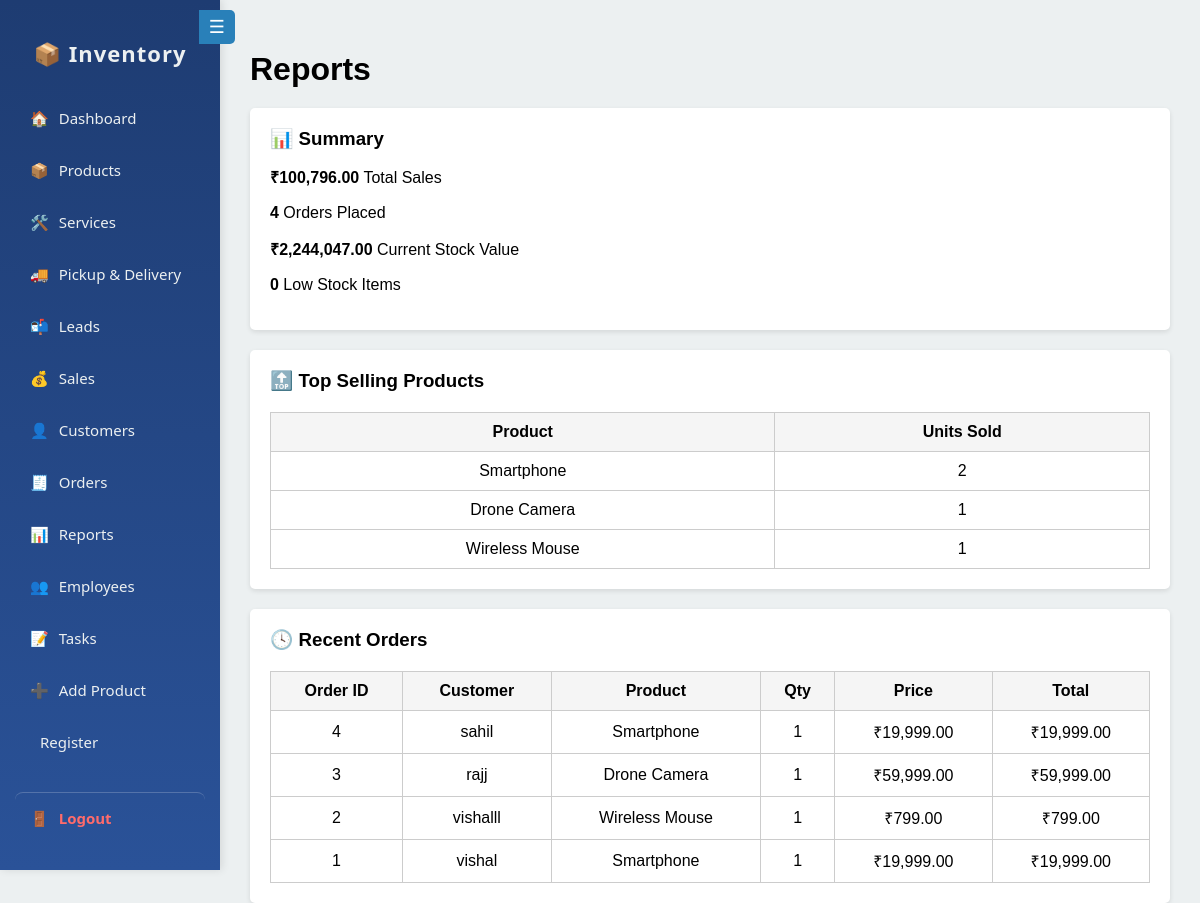
Screenshot of /reports.php (signed in) with the database file from the repository.
### tables this page shows
CREATE TABLE `customer_orders` (
  `id` int(11) NOT NULL,
  `customer_name` varchar(100) DEFAULT NULL,
  `email` varchar(100) DEFAULT NULL,
  `phone` varchar(20) DEFAULT NULL,
  `product_id` int(11) DEFAULT NULL,
  `quantity` int(11) DEFAULT NULL,
  `order_date` timestamp NOT NULL DEFAULT current_timestamp()
);

CREATE TABLE `products` (
  `id` int(11) NOT NULL,
  `name` varchar(100) DEFAULT NULL,
  `stock` int(11) DEFAULT NULL,
  `image_url` varchar(255) DEFAULT NULL,
  `price` decimal(10,2) DEFAULT NULL,
  `category` varchar(100) DEFAULT NULL
);

### reports.php (the view, shortened to what this page needs)
<?php
include 'components/connections.php';
$totalSales = $conn->query("
    SELECT SUM(co.quantity * p.price) AS total_sales
    FROM customer_orders co
    JOIN products p ON co.product_id = p.id
")->fetch_assoc()['total_sales'] ?? 0;
$totalOrders = $conn->query("SELECT COUNT(*) AS total_orders FROM customer_orders")
                    ->fetch_assoc()['total_orders'] ?? 0;
$stockValue = $conn->query("SELECT SUM(stock * price) AS stock_value FROM products")
                    ->fetch_assoc()['stock_value'] ?? 0;
$lowStockCount = $conn->query("SELECT COUNT(*) AS low_stock FROM products WHERE stock < 5")
                      ->fetch_assoc()['low_stock'] ?? 0;
$topSelling = $conn->query("
    SELECT p.name, SUM(co.quantity) AS total_sold
    FROM customer_orders co
    JOIN products p ON co.product_id = p.id
    GROUP BY co.product_id
    ORDER BY total_sold DESC
    LIMIT 5
");
$recentOrders = $conn->query("
    SELECT co.id, co.customer_name, p.name AS product_name, co.quantity, p.price,
           (co.quantity * p.price) AS total
    FROM customer_orders co
    JOIN products p ON co.product_id = p.id
    ORDER BY co.id DESC
    LIMIT 5
");
?>
<!DOCTYPE html>
<html>
<head>
    <link rel="stylesheet" href="style.css">
</head>
<body>
<div class="container">
<?php include 'sidebar.php'; ?>
    <div class="main">
        <h1>Reports</h1>
        <div class="card">
            <h3>📊 Summary</h3>
            <p><strong>₹<?= number_format($totalSales, 2) ?></strong> Total Sales</p>
            <p><strong><?= $totalOrders ?></strong> Orders Placed</p>
            <p><strong>₹<?= number_format($stockValue, 2) ?></strong> Current Stock Value</p>
            <p><strong><?= $lowStockCount ?></strong> Low Stock Items</p>
        </div>
        <div class="card">
            <h3>🔝 Top Selling Products</h3>
            <table>
                <tr><th>Product</th><th>Units Sold</th></tr>
                <?php while ($row = $topSelling->fetch_assoc()): ?>
                    <tr>
                        <td><?= htmlspecialchars($row['name']) ?></td>
                        <td><?= $row['total_sold'] ?></td>
                    </tr>
                <?php endwhile; ?>
            </table>
        </div>
        <div class="card">
            <h3>🕓 Recent Orders</h3>
            <table>
                <tr>
                    <th>Order ID</th>
                    <th>Customer</th>
                    <th>Product</th>
                    <th>Qty</th>
                    <th>Price</th>
                    <th>Total</th>
                </tr>
                <?php while ($row = $recentOrders->fetch_assoc()): ?>
                    <tr>
                        <td><?= $row['id'] ?></td>
                        <td><?= htmlspecialchars($row['customer_name']) ?></td>
                        <td><?= htmlspecialchars($row['product_name']) ?></td>
                        <td><?= $row['quantity'] ?></td>
                        <td>₹<?= number_format($row['price'], 2) ?></td>
                        <td>₹<?= number_format($row['total'], 2) ?></td>
                    </tr>
                <?php endwhile; ?>
            </table>
        </div>
    </div>
</div>
</body>
</html>

### style.css (style rules this page uses)
body { margin: 0; font-family: 'Segoe UI', sans-serif; background: #f4f4f4; }
.container { display: flex; height: 100vh; }
.main { flex: 1; padding: 20px; background: #ecf0f1; }
table { width: 100%; border-collapse: collapse; margin-top: 20px; background: white; }
th, td { padding: 12px; text-align: left; border-bottom: 1px solid #ddd; }

### reports.php (style rules this page uses)
body { font-family: Arial; margin: 0; background: #ecf0f1; }
.container { display: flex; }
.main { flex: 1; padding: 20px; }
h1 { margin-bottom: 20px; }
.card { background: white; padding: 20px; border-radius: 5px; margin-bottom: 20px; box-shadow: 0 2px 5px rgba(0,0,0,0.1); }
.card h3 { margin: 0 0 10px 0; }
table { width: 100%; border-collapse: collapse; background: white; }
table, th, td { border: 1px solid #ccc; }
th, td { padding: 10px; text-align: center; }
th { background: #f5f5f5; }

### sidebar.php (style rules this page uses)
.main { margin-left: 220px; padding: 30px; transition: margin-left 0.3s ease; }

### rows the page displays
customer_orders: id "4", customer_name "sahil", product.name "Smartphone", quantity "1", product.price "19,999.00", total "19,999.00"
customer_orders: id "3", customer_name "rajj", product.name "Drone Camera", quantity "1", product.price "59,999.00", total "59,999.00"
customer_orders: id "2", customer_name "vishalll", product.name "Wireless Mouse", quantity "1", product.price "799.00", total "799.00"
customer_orders: id "1", customer_name "vishal", product.name "Smartphone", quantity "1", product.price "19,999.00", total "19,999.00"

### other values shown
$totalSales "100,796.00"
$totalOrders "4"
$stockValue "2,244,047.00"
$lowStockCount "0"
$row['name'] "Smartphone"
$row['total_sold'] "2"
$row['name'] "Drone Camera"
$row['total_sold'] "1"
$row['name'] "Wireless Mouse"
